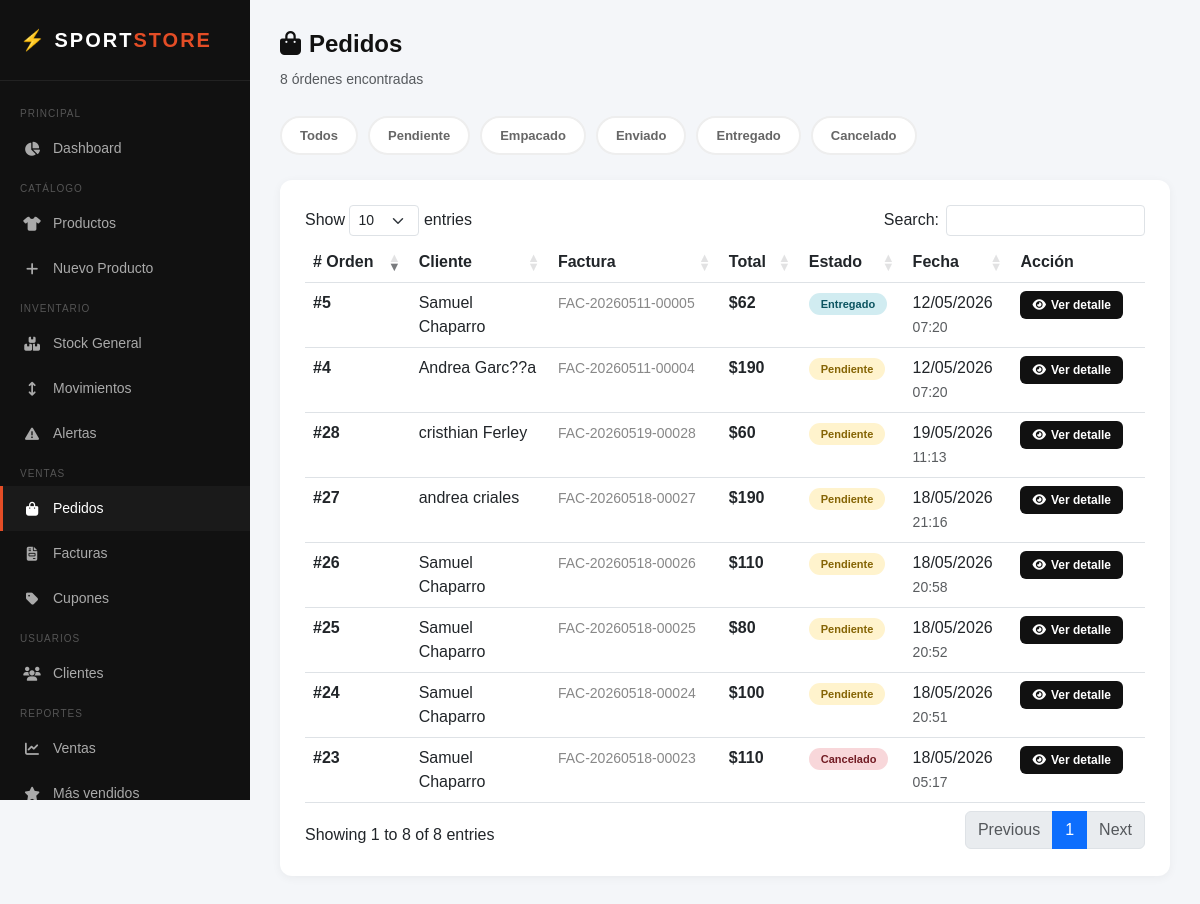
The page /admin/pedidos/index.php (signed in) on the database its author committed.
### tables this page shows
CREATE TABLE `ordenes` (
  `id` int(11) NOT NULL,
  `usuario_id` int(11) NOT NULL,
  `cupon_id` int(11) DEFAULT NULL,
  `subtotal` decimal(10,2) NOT NULL,
  `descuento` decimal(10,2) DEFAULT 0.00,
  `total` decimal(10,2) NOT NULL,
  `estado` enum('pendiente','empacado','enviado','entregado','cancelado') DEFAULT 'pendiente',
  `direccion_envio` text DEFAULT NULL,
  `fecha` timestamp NOT NULL DEFAULT current_timestamp()
);

CREATE TABLE `usuarios_roles` (
  `id` int(11) NOT NULL,
  `nombre` varchar(100) NOT NULL,
  `email` varchar(100) NOT NULL,
  `password` varchar(255) NOT NULL,
  `telefono` varchar(20) DEFAULT NULL,
  `rol` enum('cliente','admin','inventario','contador','vendedor') DEFAULT 'cliente',
  `activo` tinyint(1) DEFAULT 1,
  `fecha_registro` timestamp NOT NULL DEFAULT current_timestamp()
);

CREATE TABLE `facturas` (
  `id` int(11) NOT NULL,
  `orden_id` int(11) NOT NULL,
  `numero_factura` varchar(50) NOT NULL,
  `fecha` timestamp NOT NULL DEFAULT current_timestamp()
);

### includes/funciones_orden.php (called while the page is built, shortened)
<?php
function listarOrdenes($estado = null)
{
    $db = conectar();
    $sql = "
        SELECT
            o.*,
            u.nombre AS cliente,
            f.numero_factura
        FROM ordenes o
        INNER JOIN usuarios_roles u
            ON o.usuario_id = u.id
        LEFT JOIN facturas f
            ON f.orden_id = o.id
    ";
    $params = [];
    $sql .= "
        ORDER BY o.fecha DESC
    ";
    $stmt = $db->prepare($sql);
    $stmt->execute($params);
    return $stmt->fetchAll(
        PDO::FETCH_ASSOC
    );
}

### admin/pedidos/index.php (the view, shortened to what this page needs)
<?php
require_once '../../includes/funciones_orden.php';
$estado_filtro = $_GET['estado'] ?? null;
$ordenes = listarOrdenes($estado_filtro);
?>
<!DOCTYPE html>
<html lang="es">
<head>
    <link href="https://cdn.jsdelivr.net/npm/bootstrap@5.3.0/dist/css/bootstrap.min.css" rel="stylesheet">
    <link href="https://cdnjs.cloudflare.com/ajax/libs/font-awesome/6.4.0/css/all.min.css" rel="stylesheet">
    <link rel="stylesheet" href="https://cdn.datatables.net/1.13.6/css/dataTables.bootstrap5.min.css">
    <link rel="stylesheet" href="../assets/css/pedidos/index.css">
</head>
<body>
    <div class="sidebar">
        <div class="sidebar-logo">⚡ SPORT<span>STORE</span></div>
        <nav class="sidebar-menu">
            <div class="menu-label">Principal</div>
            <a href="../index.php" class="menu-item">
                <i class="fas fa-chart-pie"></i> Dashboard
            </a>
            <div class="menu-label">Catálogo</div>
            <a href="../productos/index.php" class="menu-item">
                <i class="fas fa-shirt"></i> Productos
            </a>
            <a href="../productos/crear.php" class="menu-item">
                <i class="fas fa-plus"></i> Nuevo Producto
            </a>
            <div class="menu-label">Inventario</div>
            <a href="../inventario/index.php" class="menu-item">
                <i class="fas fa-boxes-stacked"></i> Stock General
            </a>
            <a href="../inventario/movimientos.php" class="menu-item">
                <i class="fas fa-arrows-up-down"></i> Movimientos
            </a>
            <a href="../inventario/alertas.php" class="menu-item">
                <i class="fas fa-triangle-exclamation"></i> Alertas
            </a>
            <div class="menu-label">Ventas</div>
            <a href="index.php" class="menu-item active">
                <i class="fas fa-bag-shopping"></i> Pedidos
            </a>
             <a href="../facturas/index.php" class="menu-item">
                <i class="fas fa-file-invoice"></i> Facturas
            </a>
            <a href="../cupones/index.php" class="menu-item">
                <i class="fas fa-tag"></i> Cupones
            </a>
            <div class="menu-label">Usuarios</div>
            <a href="../clientes/index.php" class="menu-item">
                <i class="fas fa-users"></i> Clientes
            </a>
            <div class="menu-label">Reportes</div>
            <a href="../reportes/ventas.php" class="menu-item">
                <i class="fas fa-chart-line"></i> Ventas
            </a>
            <a href="../reportes/productos.php" class="menu-item">
                <i class="fas fa-star"></i> Más vendidos
            </a>
        </nav>
    </div>
    <div class="main-content">
        <div class="page-header">
            <div>
                <h1><i class="fas fa-bag-shopping me-2"></i>Pedidos</h1>
                <small class="text-muted"><?= count($ordenes) ?> órdenes encontradas</small>
            </div>
        </div>
        <div class="filtros-estado">
            <?php
            $estados = [
                null => ['label' => 'Todos', 'clase' => 'active-todos'],
                'pendiente' => ['label' => 'Pendiente', 'clase' => 'active-pendiente'],
                'empacado' => ['label' => 'Empacado', 'clase' => 'active-empacado'],
                'enviado' => ['label' => 'Enviado', 'clase' => 'active-enviado'],
                'entregado' => ['label' => 'Entregado', 'clase' => 'active-entregado'],
                'cancelado' => ['label' => 'Cancelado', 'clase' => 'active-cancelado'],
            ];
            foreach ($estados as $valor => $info):
                $activo = ($estado_filtro === $valor) ? $info['clase'] : '';
                ?>
                <a href="index.php<?= $valor ? '?estado=' . $valor : '' ?>" class="filtro-btn <?= $activo ?>">
                    <?= $info['label'] ?>
                </a>
            <?php endforeach; ?>
        </div>
        <div class="card-section">
            <table id="tablaOrdenes" class="table table-hover" style="width:100%">
                <thead>
                    <tr>
                        <th># Orden</th>
                        <th>Cliente</th>
                        <th>Factura</th>
                        <th>Total</th>
                        <th>Estado</th>
                        <th>Fecha</th>
                        <th>Acción</th>
                    </tr>
                </thead>
                <tbody>
                    <?php foreach ($ordenes as $orden): ?>
                        <tr>
                            <td><strong>#<?= $orden['id'] ?></strong></td>
                            <td><?= htmlspecialchars($orden['cliente']) ?></td>
                            <td>
                                <small style="color:#888">
                                    <?= htmlspecialchars($orden['numero_factura'] ?? 'Sin factura') ?>
                                </small>
                            </td>
                            <td><strong>$<?= number_format($orden['total'], 0, ',', '.') ?></strong></td>
                            <td>
                                <span class="badge-estado estado-<?= $orden['estado'] ?>">
                                    <?= ucfirst($orden['estado']) ?>
                                </span>
                            </td>
                            <td>
                                <?= date('d/m/Y', strtotime($orden['fecha'])) ?>
                                <br>
                                <small class="text-muted"><?= date('H:i', strtotime($orden['fecha'])) ?></small>
                            </td>
                            <td>
                                <a href="detalle.php?id=<?= $orden['id'] ?>" class="btn-ver">
                                    <i class="fas fa-eye"></i> Ver detalle
                                </a>
                            </td>
                        </tr>
                    <?php endforeach; ?>
                </tbody>
            </table>
        </div>
    </div>
</body>
</html>

### admin/assets/css/pedidos/index.css (style rules this page uses)
* { margin: 0; padding: 0; box-sizing: border-box; }
body { font-family: Arial, sans-serif; background: #f4f6f9; display: flex; min-height: 100vh; }
.sidebar { width: 250px; background: #111; color: white; display: flex; flex-direction: column; position: fixed; height: 100vh; overflow-y: auto; z-index: 100; }
.sidebar-logo { padding: 25px 20px; border-bottom: 1px solid #222; font-size: 20px; font-weight: 900; letter-spacing: 2px; }
.sidebar-logo span { color: #e44d26; }
.sidebar-menu { padding: 15px 0; flex: 1; }
.menu-label { padding: 10px 20px 5px; font-size: 10px; color: #555; text-transform: uppercase; letter-spacing: 1px; }
.menu-item { display: flex; align-items: center; gap: 12px; padding: 12px 20px; color: #aaa; text-decoration: none; font-size: 14px; transition: all 0.2s; border-left: 3px solid transparent; }
.menu-item:hover, .menu-item.active { color: white; background: #1a1a1a; border-left-color: #e44d26; }
.menu-item i { width: 18px; text-align: center; }
.main-content { margin-left: 250px; flex: 1; padding: 30px; }
.page-header { display: flex; justify-content: space-between; align-items: center; margin-bottom: 25px; }
.page-header h1 { font-size: 24px; font-weight: 800; color: #111; }
.filtros-estado { display: flex; gap: 10px; flex-wrap: wrap; margin-bottom: 25px; }
.filtro-btn { padding: 8px 18px; border-radius: 20px; font-size: 13px; font-weight: 600; text-decoration: none; border: 2px solid #eee; background: white; color: #666; transition: all 0.2s; }
.card-section { background: white; border-radius: 12px; padding: 25px; box-shadow: 0 2px 10px rgba(0, 0, 0, 0.05); }
.badge-estado { padding: 5px 12px; border-radius: 20px; font-size: 11px; font-weight: 700; white-space: nowrap; }
.estado-pendiente { background: #fff3cd; color: #856404; }
.estado-entregado { background: #d1ecf1; color: #0c5460; }
.estado-cancelado { background: #f8d7da; color: #721c24; }
.btn-ver { padding: 5px 12px; border-radius: 6px; font-size: 12px; background: #111; color: white; text-decoration: none; display: inline-flex; align-items: center; gap: 5px; transition: background 0.2s; font-weight: 600; }
body { display: flex; flex-direction: column; min-height: 100vh; width: 100%; }

### rows shown on the page
ordenes: id "28", usuario.nombre "cristhian Ferley", facturas.numero_factura "FAC-20260519-00028", total "60", estado "Pendiente", fecha "19/05/2026", fecha "11:13"
ordenes: id "27", usuario.nombre "andrea criales", facturas.numero_factura "FAC-20260518-00027", total "190", estado "Pendiente", fecha "18/05/2026", fecha "21:16"
ordenes: id "26", usuario.nombre "Samuel Chaparro", facturas.numero_factura "FAC-20260518-00026", total "110", estado "Pendiente", fecha "18/05/2026", fecha "20:58"
ordenes: id "25", usuario.nombre "Samuel Chaparro", facturas.numero_factura "FAC-20260518-00025", total "80", estado "Pendiente", fecha "18/05/2026", fecha "20:52"
ordenes: id "24", usuario.nombre "Samuel Chaparro", facturas.numero_factura "FAC-20260518-00024", total "100", estado "Pendiente", fecha "18/05/2026", fecha "20:51"
ordenes: id "23", usuario.nombre "Samuel Chaparro", facturas.numero_factura "FAC-20260518-00023", total "110", estado "Cancelado", fecha "18/05/2026", fecha "05:17"
ordenes: id "4", usuario.nombre "Andrea Garc??a", facturas.numero_factura "FAC-20260511-00004", total "190", estado "Pendiente", fecha "12/05/2026", fecha "07:20"
ordenes: id "5", usuario.nombre "Samuel Chaparro", facturas.numero_factura "FAC-20260511-00005", total "62", estado "Entregado", fecha "12/05/2026", fecha "07:20"

### other values the page prints
count($ordenes) "8"
$info['label'] "Todos"
$info['label'] "Pendiente"
$info['label'] "Empacado"
$info['label'] "Enviado"
$info['label'] "Entregado"
$info['label'] "Cancelado"
